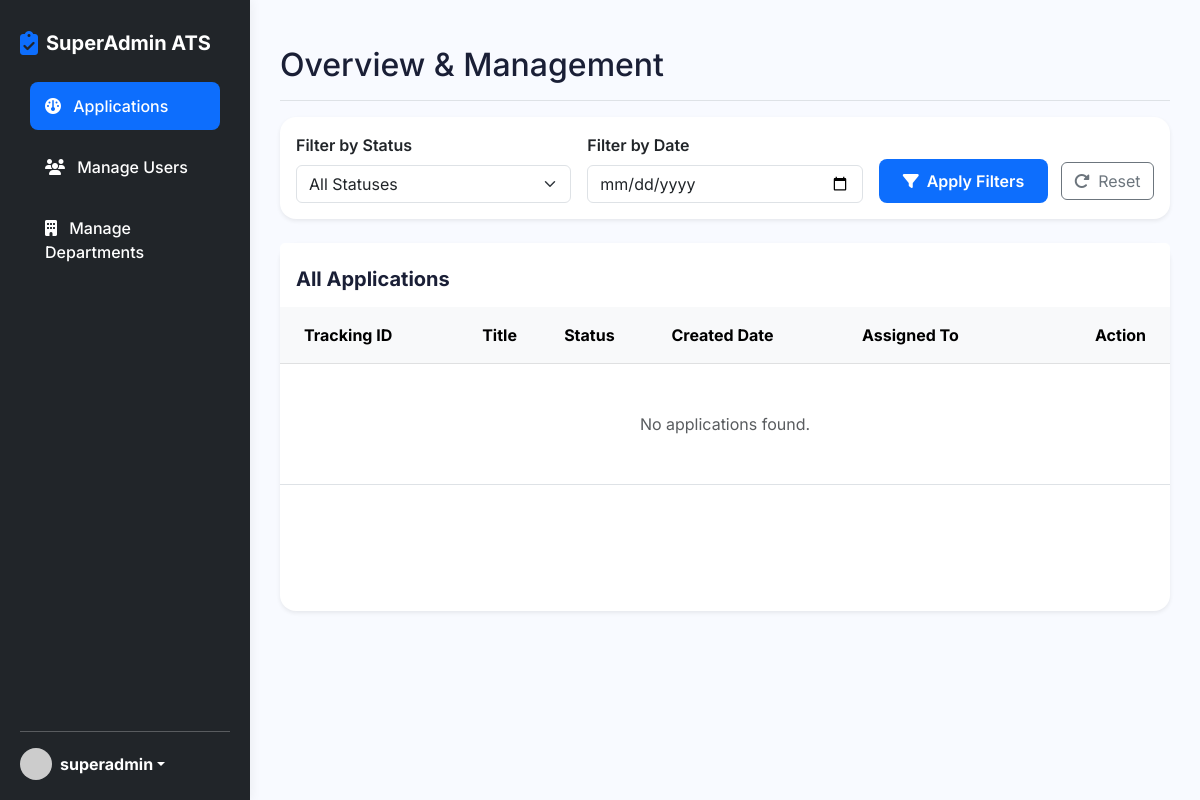
The page /superadmin/dashboard (signed in) on the database as committed earlier.
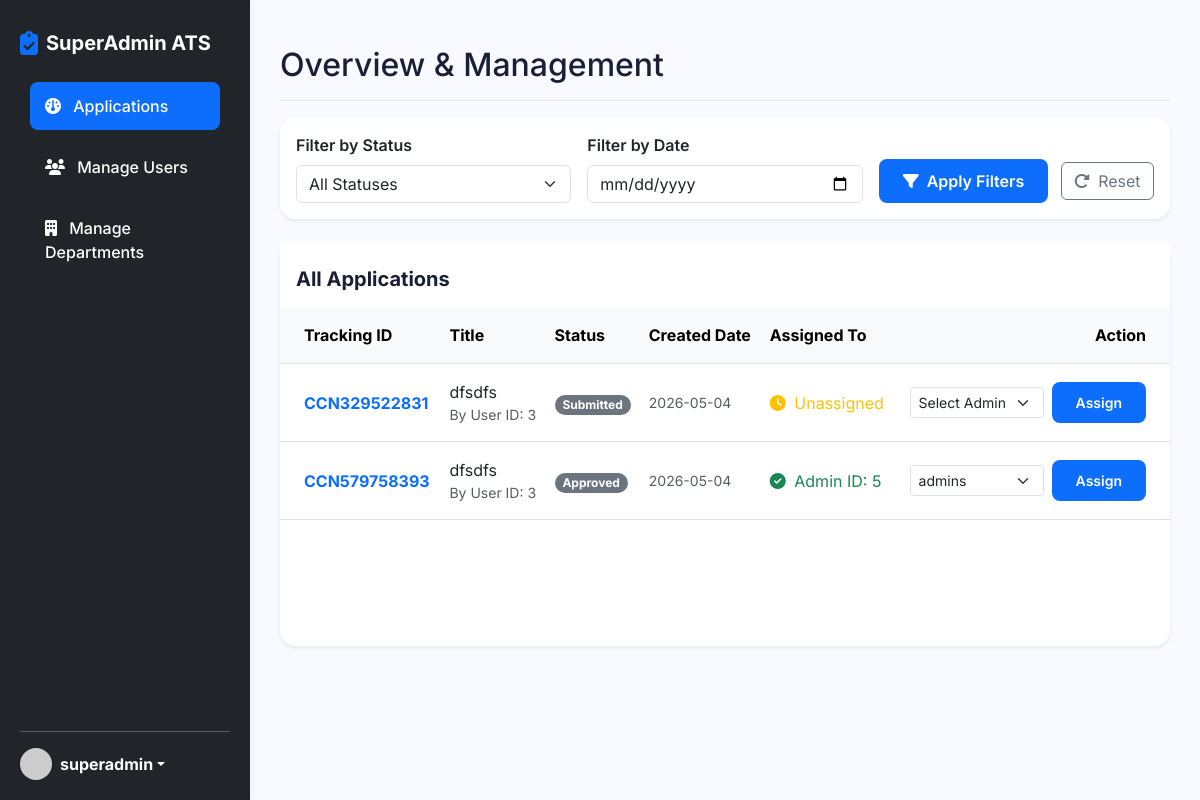
The same page on the database as committed later.
### models.py (models this page shows, shortened)
class Consignment(db.Model):
    __tablename__ = 'consignments'
    id = db.Column(db.Integer, primary_key=True)
    tracking_id = db.Column(db.String(50), unique=True, nullable=False)
    title = db.Column(db.String(200), nullable=False)
    description = db.Column(db.Text, nullable=False)
    status = db.Column(db.String(50), nullable=False, default='Submitted') # Submitted, Pending, Under Review, Approved, Completed, Closed
    user_id = db.Column(db.Integer, db.ForeignKey('users.id'), nullable=True)
    assigned_admin_id = db.Column(db.Integer, db.ForeignKey('users.id'), nullable=True)
    department_id = db.Column(db.Integer, db.ForeignKey('departments.id'), nullable=True)
    created_at = db.Column(db.DateTime, default=datetime.utcnow)
    updated_at = db.Column(db.DateTime, default=datetime.utcnow, onupdate=datetime.utcnow)
    submitter = db.relationship('User', foreign_keys=[user_id], backref='submitted_consignments')
    admin = db.relationship('User', foreign_keys=[assigned_admin_id], backref='assigned_consignments')
    department = db.relationship('Department', backref='consignments')

class User(db.Model, UserMixin):
    __tablename__ = 'users'
    id = db.Column(db.Integer, primary_key=True)
    username = db.Column(db.String(50), unique=True, nullable=False)
    password_hash = db.Column(db.String(128), nullable=False)
    role = db.Column(db.String(20), nullable=False, default='user') # 'user', 'admin', 'superadmin'
    department_id = db.Column(db.Integer, db.ForeignKey('departments.id'), nullable=True)
    department = db.relationship('Department', backref='admins')

### app.py (the view)
@app.route('/superadmin/dashboard')
@login_required
def superadmin_dashboard():
    if current_user.role != 'superadmin':
        return redirect(url_for('index'))
    status_filter = request.args.get('status')
    date_filter = request.args.get('date')
    query = Consignment.query
    if status_filter:
        query = query.filter_by(status=status_filter)
    consignments = query.order_by(Consignment.created_at.desc()).all()
    if date_filter:
        try:
            filter_date = datetime.strptime(date_filter, '%Y-%m-%d').date()
            consignments = [con for con in consignments if con.created_at and con.created_at.date() == filter_date]
        except ValueError:
            pass
    admins = User.query.filter_by(role='admin').all()
    return render_template('superadmin/dashboard.html', consignments=consignments, admins=admins, status_filter=status_filter, date_filter=date_filter)

### app.py (called while the page is built)
@login_manager.user_loader
def load_user(user_id):
    return User.query.get(int(user_id))

### templates/superadmin/dashboard.html (shortened to what the changed rows need)
{% extends "dash_base_admin.html" %}
{% block header %}Overview & Management{% endblock %}
{% block content %}
<div class="row g-4 mb-4">
    <div class="col-12">
        <div class="card border-0 shadow-sm rounded-4 h-100">
            <div class="card-body p-0 mt-3">
                <div class="table-responsive" style="max-height: 500px;">
                    <table class="table table-hover align-middle mb-0">
                        <thead class="table-light sticky-top">
                            <tr>
                                <th class="ps-4 py-3">Tracking ID</th>
                                <th class="py-3">Title</th>
                                <th class="py-3">Status</th>
                                <th class="py-3">Created Date</th>
                                <th class="py-3">Assigned To</th>
                                <th class="pe-4 py-3 text-end">Action</th>
                            </tr>
                        </thead>
                        <tbody>
                            {% if consignments %}
                                {% for con in consignments %}
                                <tr>
                                    <td class="ps-4 py-3 fw-bold text-primary">{{ con.tracking_id }}</td>
                                    <td class="py-3">
                                        {{ con.title }}
                                        <div class="text-muted small">By User ID: {{ con.user_id }}</div>
                                    </td>
                                    <td class="py-3">
                                        <span class="badge bg-secondary rounded-pill">{{ con.status }}</span>
                                    </td>
                                    <td class="py-3 text-muted small">
                                        {{ con.created_at.strftime('%Y-%m-%d') if con.created_at else 'N/A' }}
                                    </td>
                                    <td class="py-3">
                                        {% if con.assigned_admin_id %}
                                            <span class="text-success"><i class="fa-solid fa-check-circle me-1"></i> Admin ID: {{ con.assigned_admin_id }}</span>
                                        {% else %}
                                            <span class="text-warning"><i class="fa-solid fa-clock me-1"></i> Unassigned</span>
                                        {% endif %}
                                    </td>
                                    <td class="pe-4 py-3 text-end">
                                        <form action="{{ url_for('superadmin_assign', con_id=con.id) }}" method="POST" class="d-flex align-items-center justify-content-end gap-2">
                                            <select name="admin_id" class="form-select form-select-sm w-auto" required>
                                                <option value="" disabled selected>Select Admin</option>
                                                {% for admin in admins %}
                                                    <option value="{{ admin.id }}" {% if con.assigned_admin_id == admin.id %}selected{% endif %}>{{ admin.username }}</option>
                                                {% endfor %}
                                            </select>
                                            <button type="submit" class="btn btn-sm btn-primary">Assign</button>
                                        </form>
                                    </td>
                                </tr>
                                {% endfor %}
                            {% else %}
                                <tr>
                                    <td colspan="6" class="text-center py-5 text-muted">
                                        No applications found.
                                    </td>
                                </tr>
                            {% endif %}
                        </tbody>
                    </table>
                </div>
            </div>
        </div>
    </div>
</div>
{% endblock %}

Rows that differ between the two databases and show on the page:
added Consignment: tracking_id "CCN329522831", title "dfsdfs", user_id "3", status "Submitted", created_at "2026-05-04", shows "Unassigned"
added Consignment: tracking_id "CCN579758393", title "dfsdfs", user_id "3", status "Approved", created_at "2026-05-04", assigned_admin_id "5", admin_id "admins"
Other text that changed with them:
text no longer shown: "No applications found."
